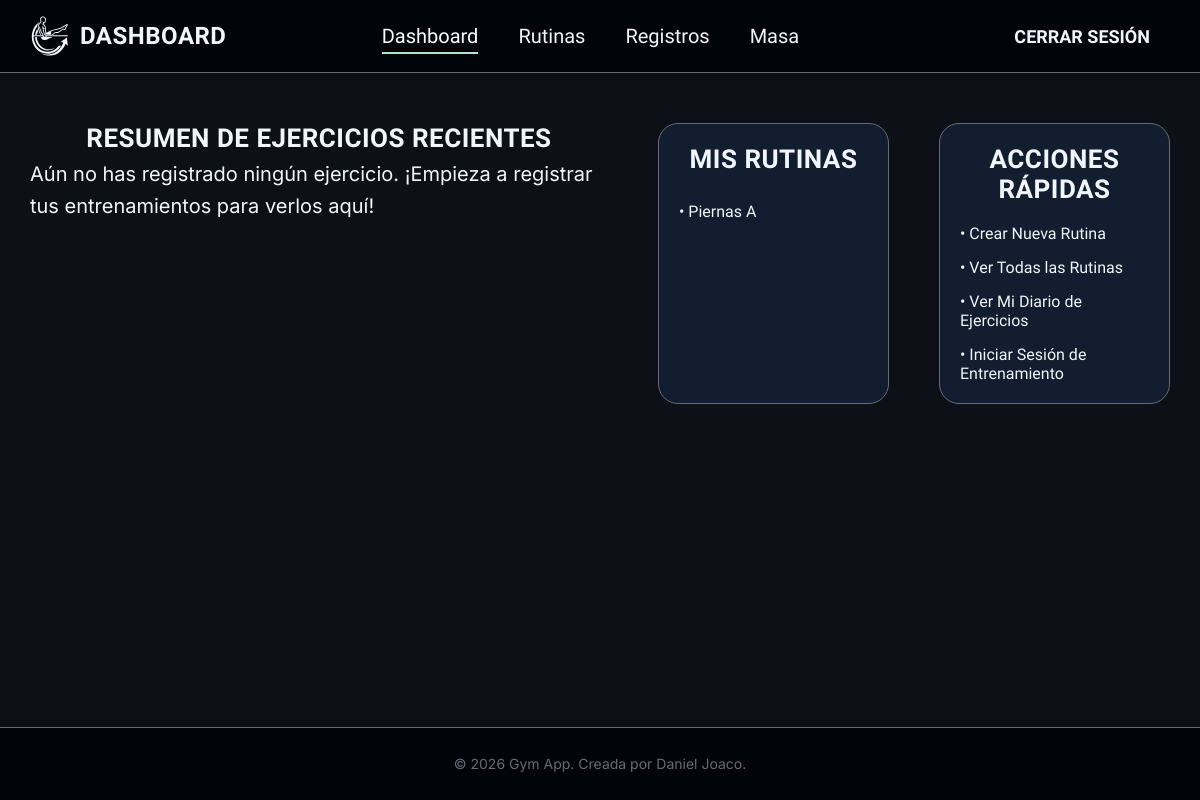
Page / (signed in) on the earlier database version.
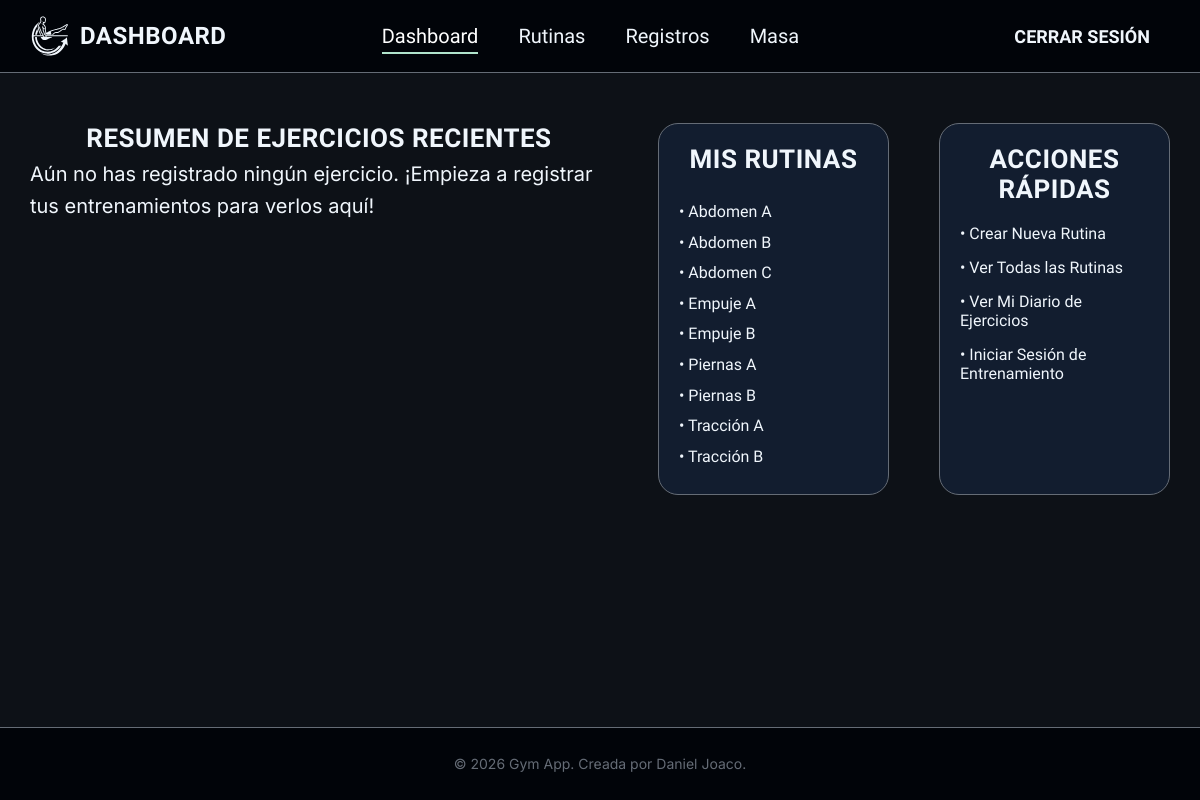
Same page on the later database version.
### workouts/models.py (models this page shows, shortened)
class Routine(models.Model):
    user = models.ForeignKey(User, on_delete=models.CASCADE)
    name = models.CharField(max_length=150)
    is_public = models.BooleanField(default=False, help_text="Si es True, otros usuarios podrán ver y clonar esta rutina.")
    created_at = models.DateTimeField(auto_now_add=True)

### users/views.py (the view)
# urls.py: path('', dashboard_view, name='dashboard'),
@login_required
def dashboard_view(request):
    routines = routines_list(request)
    return render(request, 'dashboard.html', {
        'routines': routines,
    })

### workouts/views.py (called while the page is built)
def _get_user_routines_queryset(user):
    return Routine.objects.filter(user=user).prefetch_related(
        'items__exercise__muscle_group'
    ).order_by(Lower('name'))

def routines_list(request):
    return list(_get_user_routines_queryset(request.user))

### templates/dashboard.html (shortened to what this page needs)
{% extends 'base.html' %}
{% load static %}
{% block extra_head %}
<link rel="stylesheet" href="{% static 'css/dashboard.css' %}">
{% endblock %}
{% block logo_title %}Dashboard{% endblock %}
{% block content %}
<section class="dashboard-container">
    <article class="resume-exercises-log">
        <div class="title-header">
            <h3>Resumen de Ejercicios Recientes</h3>
        </div>
        {% if recent_exercises %}
            <ul class="exercise-log-list">
                {% for log in recent_exercises %}
                    <li class="exercise-log-item">
                        <strong>{{ log.exercise.name }}</strong> - {{ log.date|date:"d M Y" }}
                        <br>
                        Series: {{ log.sets }} | Reps: {{ log.reps }} | Peso: {{ log.weight }} kg
                    </li>
                {% endfor %}
            </ul>
        {% else %}
            <p>Aún no has registrado ningún ejercicio. ¡Empieza a registrar tus entrenamientos para verlos aquí!</p>
        {% endif %}
    </article>
    <div class="dashboard-bottom-row">
        <article class="list-of-routines dashboard-actions">
            <div class="title-header">
                <h3>Mis Rutinas</h3>
            </div>
            <div class="links-container">
                {% if routines %}
                    <ul class="routine-list">
                        {% for routine in routines %}
                            <li class="routine-item">
                                <a class="a-link" onclick="openModal('modal-{{ routine.id }}')">• {{ routine.name }}</a>
                            </li>
                        {% endfor %}
                    </ul>
                {% else %}
                    <p>No hay rutinas creadas aún. ¡Crea la tuya ahora!</p>
                {% endif %}
            </div>
        </article>
        <nav class="dashboard-actions">
            <div class="title-header">
                <h3>Acciones Rápidas</h3>
            </div>
            <div class="links-container">
                <a class="a-link" onclick="window.location.href='{% url 'workouts:create_routine' %}'">
                    • Crear Nueva Rutina
                </a>
                <a class="a-link" onclick="window.location.href='{% url 'workouts:routines' %}'">
                    • Ver Todas las Rutinas
                </a>
                <a class="a-link" >
                    • Ver Mi Diario de Ejercicios
                </a>
                <a class="a-link"  >
                    • Iniciar Sesión de Entrenamiento
                </a>
            </div>
        </nav>
    </div>
</section>
{% endblock %}

### templates/base.html (shortened to what this page needs)
{% load static %}
<!DOCTYPE html>
<html lang="es">
<head>
    <link rel="stylesheet" href="{% static 'css/base.css' %}">
    <link rel="stylesheet" href="{% static 'css/workouts/modal_view_routine.css' %}">
    {% block extra_head %}{% endblock %}
</head>
<body>
    {% if user.is_authenticated %}
    <header>
        <nav>
            <div id="logo-section">
                <a href="{% url 'dashboard' %}" class="logo-link">
                </a>
                <h3 id="logo-title">{% block logo_title %}Gym App{% endblock %}</h3>
            </div>
            <ul id="nav-list">
                <div class="nav-links">
                    <li><a id="dashboard-link" href="{% url 'dashboard' %}">Dashboard</a></li>
                    <li><a id="routines-link" href="{% url 'workouts:routines' %}">Rutinas</a></li>
                    <li><a id="records-link" href="{% url 'workouts:records' %}">Registros</a></li>
                    <li><a id="weight-link" href="#">Masa</a></li>
                </div>
            </ul>
            <form method="post" action="{% url 'logout' %}">
                <button id="logout-button" type="submit">Cerrar Sesión</button>
            </form>
        </nav>
    </header>
    {% endif %}
    <main>
        {% block content %}{% endblock %}
    </main>
    <footer>
        <p>&copy; 2026 Gym App. Creada por Daniel Joaco.</p>
    </footer>
</body>
</html>

### static/css/base.css (style rules this page uses)
:root { --bg-dark: #010409; --bg-dark-secondary: #0d1117; --bg-dark-rgb: 1, 4, 9; --bg-light: #c9d1d9; --bg-red-warning: #312525; --bg-red-warning-hover: #b62324; --bg-green: #238636; --bg-blue: #121d2f; --text-primary: #f0f6fc; --text-muted: #656c76; --text-warning: #d84a3f; --text-success: #238636; --text-link: #4493f8; --text-hover: #ffffff; --text-warning-hover: #f8debb; --accent-glow: rgba(255, 255, 255, 0.75); --accent-mint: #B0E4CC; --font-main: 'Inter', system-ui, -apple-system, sans-serif; --font-display: 'Kanit', sans-serif; --border-thin: 0.1rem solid var(--text-muted); --shadow-standard: 0 0.4rem 1.2rem rgba(176, 228, 204, 0.2); }
*, *::before, *::after { box-sizing: border-box; }
html { font-size: 62.5%; }
body { background-color: var(--bg-dark); color: var(--text-primary); font-family: var(--font-main); margin: 0; min-height: 100vh; display: flex; flex-direction: column; -webkit-font-smoothing: antialiased; }
main { flex: 1; background-color: var(--bg-dark-secondary); width: 100%; padding: 3rem; }
h1, h2, h3 { font-family: var(--font-display); font-weight: 900; text-transform: uppercase; letter-spacing: 0.05rem; color: var(--text-primary); margin: 0; text-align: center; }
h3 { font-size: 2.4rem; }
p, li, strong, span { font-size: 2rem; line-height: 1.6; margin: 0.5rem 0; }
a { color: var(--text-primary); text-decoration: none; font-size: 2rem; font-family: var(--font-display); transition: color 0.3s ease, text-shadow 0.3s ease; }
#nav-list a.nav-link-active { color: var(--text-hover); text-shadow: none; border-bottom: 0.2rem solid var(--accent-mint); padding-bottom: 0.4rem; }
nav { display: flex; align-items: center; justify-content: space-between; border-bottom: var(--border-thin); padding: 0 3rem; }
.nav-logo { width: 4rem; height: 4rem; display: block; transition: transform 0.3s ease; }
#logo-section { display: flex; align-items: center; gap: 1rem; }
#nav-list { display: flex; margin: 0; padding: 1.5rem 0; list-style: none; align-items: center; }
#nav-list div { display: flex; gap: 4rem; }
.a-link { font-size: 1.6rem; color: var(--text-primary); cursor: pointer; }
button { font-family: var(--font-display); font-weight: 700; text-transform: uppercase; border: none; cursor: pointer; background: none; transition: 0.3s ease; }
#logout-button { color: var(--text-primary); width: auto; font-size: 1.8rem; padding: 0 2rem; }
.title-header { display: flex; justify-content: center; }
footer { text-align: center; padding: 2.5rem; border-top: var(--border-thin); }
footer p { font-size: 1.4rem; color: var(--text-muted); margin: 0; }

### static/css/dashboard.css (style rules this page uses)
.dashboard-container { display: flex; gap: 5rem; width: 100%; margin-top: 2rem; box-sizing: border-box; }
.dashboard-bottom-row { display: contents; }
.list-of-routines { width: 22%; }
.resume-exercises-log { width: 56%; }
.dashboard-actions { display: flex; flex-direction: column; align-items: center; justify-content: flex-start; gap: 2rem; width: 22%; padding: 2rem; background-color: var(--bg-blue); border: 0.1rem solid var(--text-muted); border-radius: 2rem; box-sizing: border-box; }
.links-container { display: flex; flex-direction: column; gap: 1.5rem; width: 100%; }
.routine-list { padding: 0; margin: 0; }
.routine-item { display: flex; align-items: center; list-style: none; }
.title-header h3 { font-size: 2.6rem; }

Differences in the rows shown:
added Routine: name "Abdomen A"
added Routine: name "Abdomen B"
added Routine: name "Abdomen C"
added Routine: name "Empuje A"
added Routine: name "Empuje B"
added Routine: name "Piernas B"
added Routine: name "Tracción A"
added Routine: name "Tracción B"
